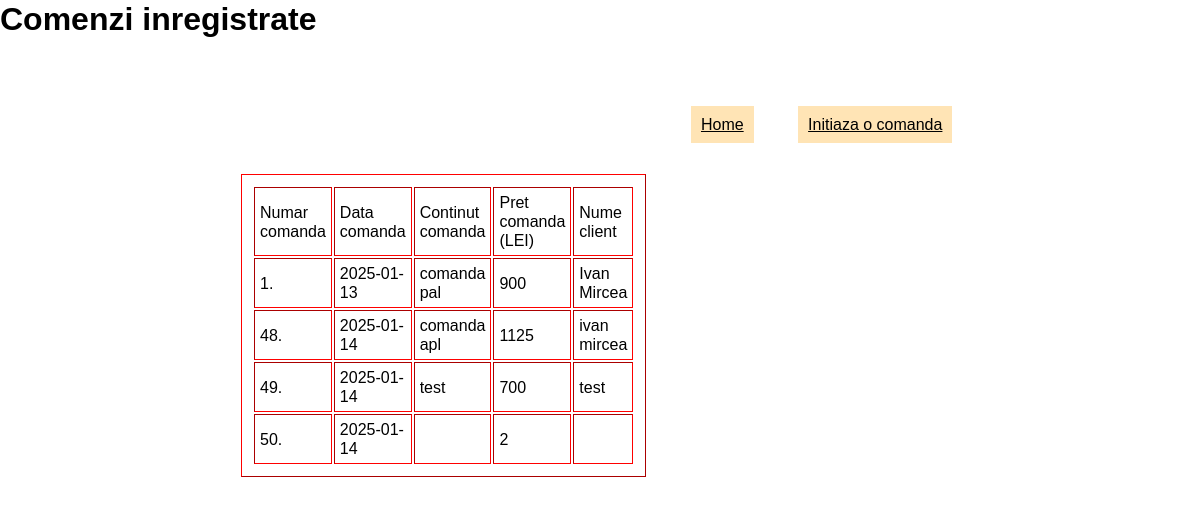
/orders.php (signed in), run on the app's committed database.
### tables this page shows
CREATE TABLE `orders` (
  `nr_com` int(11) NOT NULL AUTO_INCREMENT,
  `data_com` date NOT NULL,
  `continut_com` char(50) NOT NULL,
  `pret_com` int(11) NOT NULL,
  `nume_cl` char(100) NOT NULL,
  PRIMARY KEY (`nr_com`)
);

### orders_fct.php (called while the page is built, shortened)
<?php
if (isset($_SESSION['username']))
{
    $mysql_server = 'localhost';
    $mysql_username = 'root';
    $mysql_password = '1234';
    $mysql_database = 'app_bd';
   $db = mysqli_connect($mysql_server, $mysql_username, $mysql_password,$mysql_database);
   mysqli_select_db($db, $mysql_database);
   $sqlquery = "select * from orders";
   $sqlrez = mysqli_query($db, $sqlquery);
}
?>

### orders.php (the view, shortened to what this page needs)
<?php
    include "orders_fct.php";
?>
<!doctype html>
<html>
<head>
<link href="Untitled1.css" rel="stylesheet">
<link href="orders.css" rel="stylesheet">
</head>
<body>
<h1>Comenzi inregistrate</h1>
<a href='index.php'>Home</a>
<a href='init.php'>Initiaza o comanda</a>
<div id="wb_Text1" style="position:absolute;left:141px;top:155px;width:149px;height:54px;z-index:1;">
<?php
echo "<table border=1 style='position:relative;left:100px;border-color:red;padding:10px;'>";
echo "<tr><td>Numar comanda</td><td>Data comanda </td><td>Continut comanda</td><td>Pret comanda (LEI) </td><td>Nume client</td></tr><br><tr>";
while ($data = mysqli_fetch_array($sqlrez)){
   echo "<td>".$data['nr_com'].".</td><td>".$data['data_com']."</td><td>".
   $data['continut_com']."</td><td>".$data['pret_com']."</td><td>".
   $data['nume_cl']."</tr>";
}
echo "</table>";
?>
</body>
</html>

### Untitled1.css (style rules this page uses)
h1, .h1 { font-family: Arial; font-weight: bold; font-size: 32px; text-decoration: none; color: #000000; --color: #000000; background-color: transparent; margin: 0 0 0 0; padding: 0 0 0 0; display: inline-block; }
a { margin: 20px; background-color: moccasin; position:relative; top:200px; left:300px; }

### orders.css (style rules this page uses)
body { background-color: #FFFFFF; color: #000000; font-family: Arial; font-weight: normal; font-size: 16px; line-height: 1.1875; margin: 0; padding: 0; }
#wb_Text1 { background-color: transparent; background-image: none; border: 0px solid #000000; border-radius: 0px; padding: 0; margin: 0; text-align: left; }

### orders.php (style rules this page uses)
a { margin: 20px; background-color: moccasin; position:relative; top:100px; left:350px; padding:10px; color:black; }
td { padding:5px; }

### data on the page
orders: nr_com "1", data_com "2025-01-13", continut_com "comanda pal", pret_com "900", nume_cl "Ivan Mircea"
orders: nr_com "48", data_com "2025-01-14", continut_com "comanda apl", pret_com "1125", nume_cl "ivan mircea"
orders: nr_com "49", data_com "2025-01-14", continut_com "test", pret_com "700", nume_cl "test"
orders: nr_com "50", data_com "2025-01-14", pret_com "2"
